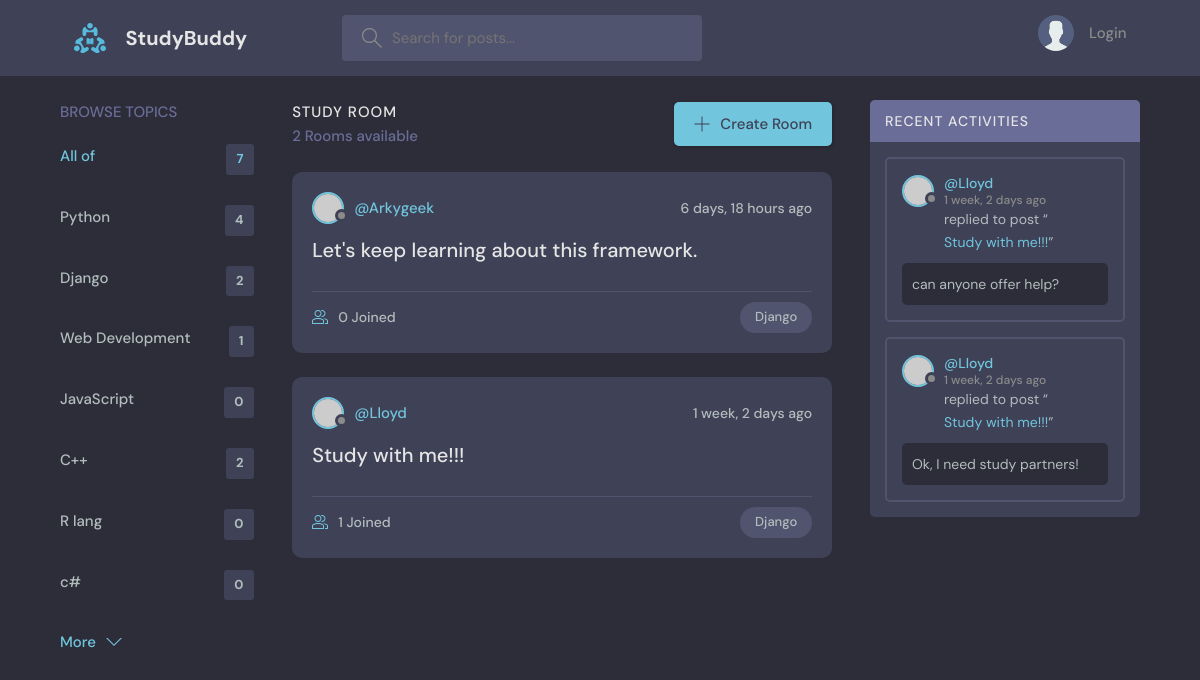
Screenshot of /?q=Django with the database file from the repository.
### base/models.py (models this page shows, shortened)
class Topic(models.Model):
      name = models.CharField(max_length=200)

class Room(models.Model):
    host = models.ForeignKey(
        User,
        on_delete=models.SET_NULL,
        null=True)
    topic = models.ForeignKey(
        Topic,
        on_delete=models.SET_NULL,
        null=True)
    name = models.CharField(max_length=200)
    description = models.TextField(null=True, blank=True)
    participants = models.ManyToManyField(
        User,
        related_name='participants',
        blank=True)
    updated = models.DateTimeField(auto_now=True)
    created = models.DateTimeField(auto_now_add=True)
    class Meta:
        ordering = ['-updated', '-created']
    def __str__(self):
        return self.name

class Message(models.Model):
    user = models.ForeignKey(User, on_delete=models.CASCADE)
    room = models.ForeignKey(Room, on_delete=models.CASCADE)
    body = models.TextField()
    updated = models.DateTimeField(auto_now=True)
    created = models.DateTimeField(auto_now_add=True)
    class Meta:
        ordering = ['-updated', '-created']

### base/views.py (the view)
# urls.py: path('', views.home, name="home"),
def home(request):
    q = request.GET.get('q') if request.GET.get('q') != None else ''
    rooms = Room.objects.filter(
      Q(topic__name__icontains=q) |
      Q(name__icontains=q) |
      Q(description__icontains=q)
    )
    topics = Topic.objects.all()
    room_count = rooms.count()
    room_messages = Message.objects.filter(Q(room__topic__name__icontains=q))
    context = { # this is the dictionary we pass to the function
      'rooms': rooms,
      'topics': topics,
      'room_count': room_count,
      'room_messages': room_messages
    }
    return render(request, 'base/home.html', context)

### base/templates/base/home.html (shortened to what this page needs)
{% extends 'main.html' %}
{% block content %}
<main class="layout layout--3">
  <div class="container">
    {% include 'base/topics_component.html' %}
    <div class="roomList">
      <div class="roomList__header">
        <div>
          <h2>Study Room</h2>
          <p>{{room_count}} Rooms available</p>
        </div>
        <a class="btn btn--main" href="{% url 'create-room' %}">
          <svg version="1.1" xmlns="http://www.w3.org/2000/svg" width="32" height="32" viewBox="0 0 32 32">
            <title>add</title>
            <path
              d="M16.943 0.943h-1.885v14.115h-14.115v1.885h14.115v14.115h1.885v-14.115h14.115v-1.885h-14.115v-14.115z"
            ></path>
          </svg>
          Create Room
        </a>
      </div>
      {% include 'base/feed_component.html' %}
    </div>
    {% include 'base/activity_component.html' %}
  </div>
</main>
{% endblock content %}

### base/templates/base/topics_component.html
<div class="topics">
    <div class="topics__header">
        <h2>Browse Topics</h2>
    </div>
    <ul class="topics__list">
        <li>
            <a href="{% url 'home' %}" class="active">
                All of
                <span>
                    {{topics.count}}
                </span>
            </a>
        </li>
        {% for topic in topics %}
            <li>
                <a href="{% url 'home' %}?q={{topic.name}}">
                    {{topic.name}}
                    <span>
                        {{topic.room_set.all.count}}
                    </span>
                </a>
            </li>
        {% endfor %}
    </ul>
    <button class="btn btn--link" href="/">
        More
        <svg  {{comment}} chevron-down {{endcomment}}
             version="1.1"
             xmlns="http://www.w3.org/2000/svg"
             width="32"
             height="32"
             viewBox="0 0 32 32">
            <title>
                chevron-down
            </title>
            <path d="M16 21l-13-13h-3l16 16 16-16h-3l-13 13z"></path>
        </svg>
    </button>
</div>

### base/templates/base/feed_component.html (shortened to what this page needs)
{% for room in rooms %}
  <div class="roomListRoom">
    <div class="roomListRoom__header">
      <a href="{% url 'user-profile' room.host.id %}" class="roomListRoom__author">
        <div class="avatar avatar--small">
          <img src="https://randomuser.me/api/portraits/women/11.jpg" />
        </div>
        <span>@{{room.host.username}}</span>
      </a>
      <div class="roomListRoom__actions">
        <span>{{room.created|timesince}} ago</span>
      </div>
    </div>
    <div class="roomListRoom__content">
      <a href="{% url 'room' room.id %}">{{room.name}}</a>
    </div>
    <div class="roomListRoom__meta">
      <a href="{% url 'room' room.id %}" class="roomListRoom__joined">
        {{room.participants.all.count}} Joined
      </a>
      <p class="roomListRoom__topic">
        {{room.topic.name}}
      </p>
    </div>
  </div>
{% endfor %}

### base/templates/base/activity_component.html (shortened to what this page needs)
<div class="activities">
    <div class="activities__header">
        <h2>Recent Activities</h2>
    </div>
    {% for message in room_messages %}
        <div class="activities__box">
            <div class="activities__boxHeader roomListRoom__header">
                <a href="{% url 'user-profile' message.user.id %}"
                   class="roomListRoom__author" >
                    <div class="avatar avatar--small">
                        <img src="https://randomuser.me/api/portraits/women/11.jpg" />
                    </div>
                    <p>
                        @{{message.user}}
                        <span>
                            {{message.created|timesince}} ago
                        </span>
                    </p>
                </a>
            </div>
            <div class="activities__boxContent">
                <p>replied to post “<a href="{% url 'room' message.room.id %}">{{message.room}}</a>”</p>
                <div class="activities__boxRoomContent">
                    {{message.body}}
                </div>
            </div>
        </div>
    {% endfor %}
</div>

### rows the page displays
Topic: name "Python", room_set.all.count "4"
Topic: name "Django", room_set.all.count "2"
Topic: name "Web Development", room_set.all.count "1"
Topic: name "JavaScript", room_set.all.count "0"
Topic: name "C++", room_set.all.count "2"
Topic: name "R lang", room_set.all.count "0"
Topic: name "c#", room_set.all.count "0"
Room: host.username "Arkygeek", created "6 days, 18 hours", name "Let's keep learning about this framework.", participants.all.count "0", topic.name "Django"
Room: host.username "Lloyd", created "1 week, 2 days", name "Study with me!!!", participants.all.count "1", topic.name "Django"
Message: user "Lloyd", created "1 week, 2 days", room "Study with me!!!", body "can anyone offer help?"
Message: user "Lloyd", created "1 week, 2 days", room "Study with me!!!", body "Ok, I need study partners!"

### other values shown
{{ topics.count }} "7"
{{ room_count }} "2"
